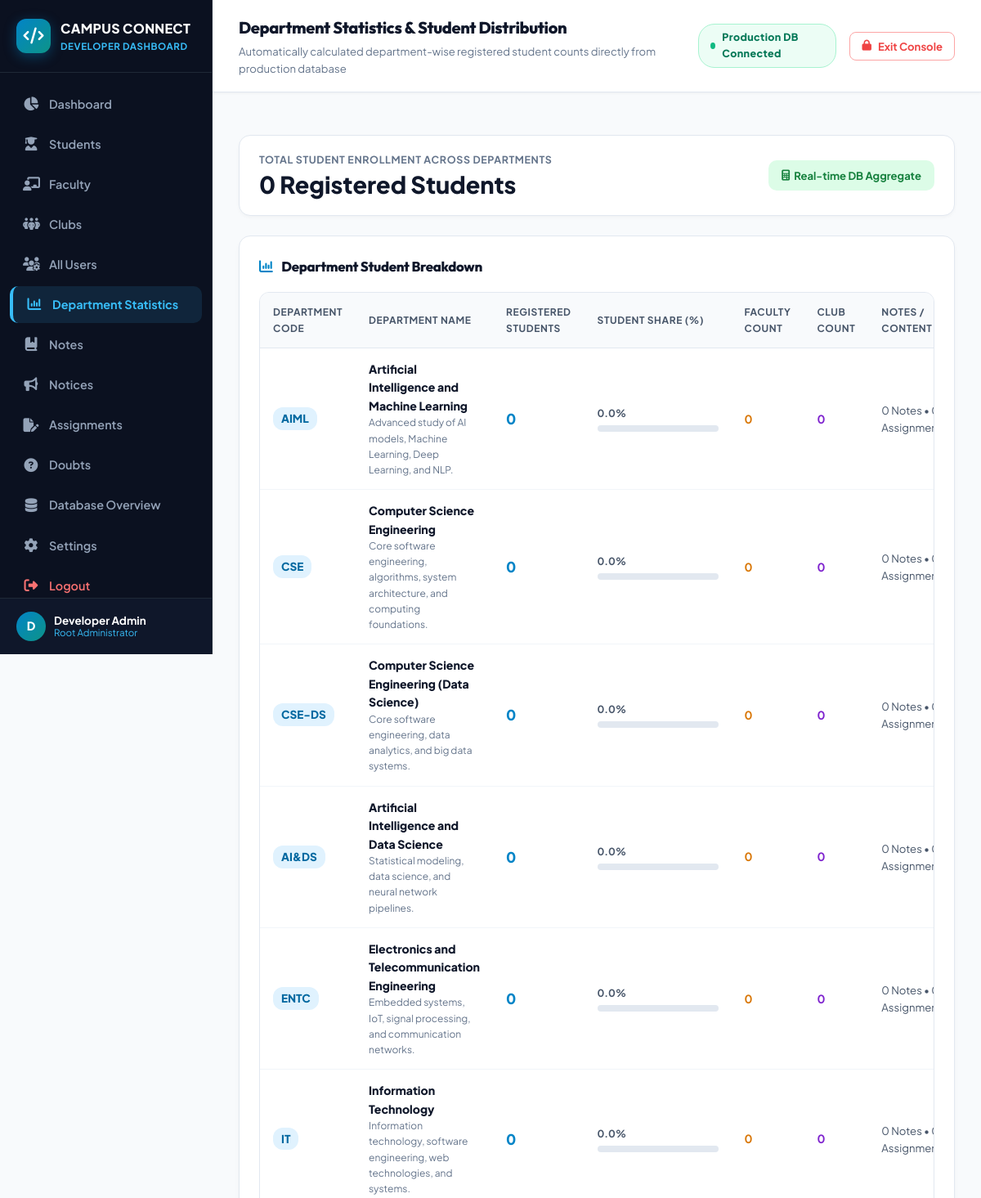
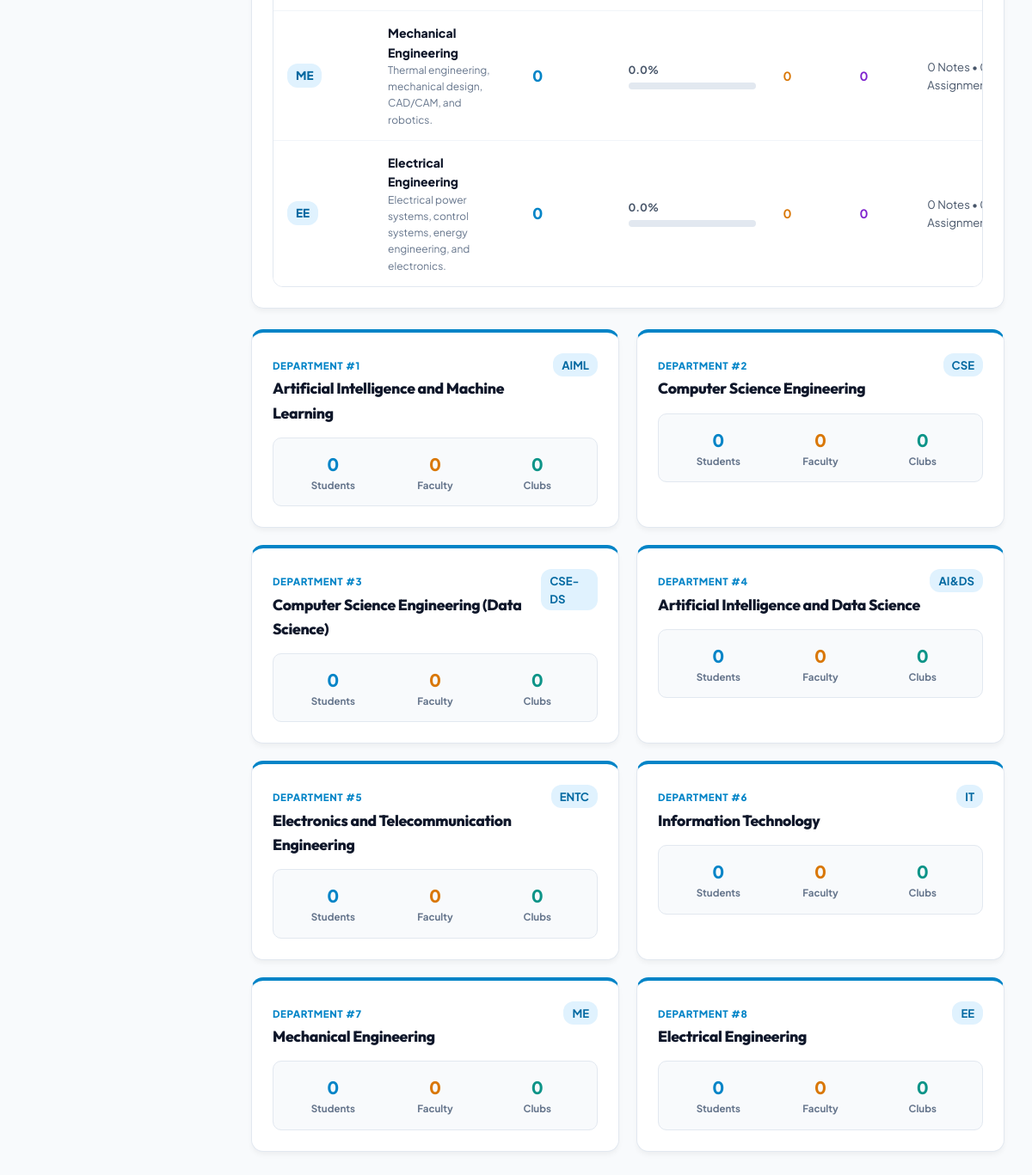
Page /admin/department-statistics (signed in) on the committed database (2 pictures, top to bottom).
### models.py (models this page shows, shortened)
class User(db.Model):
    __tablename__ = 'users'
    id = db.Column(db.Integer, primary_key=True)
    email = db.Column(db.String(120), nullable=False, unique=True)
    password_hash = db.Column(db.String(255), nullable=False)
    full_name = db.Column(db.String(100), nullable=False)
    role = db.Column(db.String(20), nullable=False) # 'student', 'faculty', 'club'
    is_active = db.Column(db.Boolean, default=True, nullable=False)
    created_at = db.Column(db.DateTime, default=datetime.utcnow)
    updated_at = db.Column(db.DateTime, default=datetime.utcnow, onupdate=datetime.utcnow)
    student_profile = db.relationship('Student', backref='user', uselist=False, cascade="all, delete-orphan")
    faculty_profile = db.relationship('Faculty', backref='user', uselist=False, cascade="all, delete-orphan")
    club_profile = db.relationship('Club', backref='user', uselist=False, cascade="all, delete-orphan")
    notes_uploaded = db.relationship('Note', backref='uploader', lazy=True)

class Department(db.Model):
    __tablename__ = 'departments'
    id = db.Column(db.Integer, primary_key=True)
    name = db.Column(db.String(100), nullable=False, unique=True)
    code = db.Column(db.String(20), nullable=False, unique=True)
    description = db.Column(db.String(255), nullable=True)
    students = db.relationship('Student', backref='department', lazy=True)
    faculty_members = db.relationship('Faculty', backref='department', lazy=True)
    clubs = db.relationship('Club', backref='department', lazy=True)
    notes = db.relationship('Note', backref='department', lazy=True)
    assignments = db.relationship('Assignment', backref='department', lazy=True)
    notices = db.relationship('Notice', backref='department', lazy=True)
    quizzes = db.relationship('Quiz', backref='department', lazy=True)

### routes/admin.py (the view)
@admin_bp.route('/departments')
@admin_bp.route('/department-statistics')
@admin_required
def departments():
    depts = Department.query.order_by(Department.id.asc()).all()
    dept_details = []
    total_all_students = Student.query.count()
    for d in depts:
        st_count = Student.query.filter_by(department_id=d.id).count()
        fac_count = Faculty.query.filter_by(department_id=d.id).count()
        club_count = Club.query.filter_by(department_id=d.id).count()
        notes_count = Note.query.filter_by(department_id=d.id).count()
        asgn_count = Assignment.query.filter_by(department_id=d.id).count()
        notice_count = Notice.query.filter_by(department_id=d.id).count()
        percentage = round((st_count / total_all_students * 100), 1) if total_all_students > 0 else 0.0
        dept_details.append({
            'department': d,
            'students_count': st_count,
            'faculty_count': fac_count,
            'clubs_count': club_count,
            'notes_count': notes_count,
            'assignments_count': asgn_count,
            'notices_count': notice_count,
            'student_percentage': percentage,
            'total_users': st_count + fac_count + club_count
        })
    return render_template('admin/departments.html', dept_details=dept_details, total_all_students=total_all_students)

### templates/admin/departments.html (shortened to what this page needs)
{% extends "admin/base.html" %}
{% block page_heading %}Department Statistics & Student Distribution{% endblock %}
{% block page_subheading %}Automatically calculated department-wise registered student counts directly from production database{% endblock %}
{% block content %}
<div style="display: flex; justify-content: space-between; align-items: center; background: white; border: 1px solid #e2e8f0; border-radius: 14px; padding: 20px 24px; margin-bottom: 24px; box-shadow: 0 2px 4px rgba(0,0,0,0.03);">
    <div>
        <div style="font-size: 0.78rem; font-weight: 700; color: #64748b; text-transform: uppercase; letter-spacing: 0.05em;">Total Student Enrollment Across Departments</div>
        <div style="font-size: 1.8rem; font-weight: 800; color: #0f172a; line-height: 1.2; margin-top: 2px;">
            {{ total_all_students }} Registered Students
        </div>
    </div>
    <div style="display: flex; gap: 12px;">
        <span class="status-badge status-active" style="padding: 8px 16px; font-size: 0.82rem;">
            <i class="fa-solid fa-calculator"></i> Real-time DB Aggregate
        </span>
    </div>
</div>
<div class="admin-card">
    <h3 style="font-size: 1.05rem; font-weight: 800; color: #0f172a; margin: 0 0 18px 0;">
        <i class="fa-solid fa-chart-column" style="color: #0284c7; margin-right: 8px;"></i> Department Student Breakdown
    </h3>
    <div class="table-responsive">
        <table class="admin-table">
            <thead>
                <tr>
                    <th>Department Code</th>
                    <th>Department Name</th>
                    <th>Registered Students</th>
                    <th>Student Share (%)</th>
                    <th>Faculty Count</th>
                    <th>Club Count</th>
                    <th>Notes / Content</th>
                </tr>
            </thead>
            <tbody>
                {% for d in dept_details %}
                <tr>
                    <td>
                        <span class="role-pill role-student" style="font-weight: 800; font-size: 0.85rem;">{{ d.department.code }}</span>
                    </td>
                    <td>
                        <div style="font-weight: 800; color: #0f172a;">{{ d.department.name }}</div>
                        <div style="font-size: 0.75rem; color: #64748b;">{{ d.department.description }}</div>
                    </td>
                    <td>
                        <div style="font-size: 1.1rem; font-weight: 800; color: #0284c7;">{{ d.students_count }}</div>
                    </td>
                    <td style="min-width: 180px;">
                        <div style="display: flex; justify-content: space-between; font-size: 0.78rem; font-weight: 700; color: #475569; margin-bottom: 4px;">
                            <span>{{ d.student_percentage }}%</span>
                        </div>
                        <div style="width: 100%; height: 8px; background: #e2e8f0; border-radius: 4px; overflow: hidden;">
                        </div>
                    </td>
                    <td>
                        <div style="font-weight: 700; color: #d97706;">{{ d.faculty_count }}</div>
                    </td>
                    <td>
                        <div style="font-weight: 700; color: #7e22ce;">{{ d.clubs_count }}</div>
                    </td>
                    <td>
                        <div style="font-size: 0.82rem; color: #475569;">
                            {{ d.notes_count }} Notes &bull; {{ d.assignments_count }} Assignments
                        </div>
                    </td>
                </tr>
                {% endfor %}
            </tbody>
        </table>
    </div>
</div>
<div style="display: grid; grid-template-columns: repeat(auto-fit, minmax(280px, 1fr)); gap: 20px;">
    {% for d in dept_details %}
    <div class="admin-card" style="margin-bottom: 0; border-top: 4px solid #0284c7;">
        <div style="display: flex; justify-content: space-between; align-items: flex-start; margin-bottom: 12px;">
            <div>
                <span style="font-size: 0.72rem; font-weight: 800; color: #0284c7; text-transform: uppercase; letter-spacing: 0.05em;">DEPARTMENT #{{ d.department.id }}</span>
                <h4 style="font-size: 1.1rem; font-weight: 800; color: #0f172a; margin-top: 2px;">{{ d.department.name }}</h4>
            </div>
            <span class="role-pill role-student" style="font-size: 0.82rem;">{{ d.department.code }}</span>
        </div>
        <div style="display: grid; grid-template-columns: 1fr 1fr 1fr; gap: 8px; background: #f8fafc; padding: 14px; border-radius: 10px; text-align: center; border: 1px solid #e2e8f0; margin-top: 14px;">
            <div>
                <div style="font-size: 1.25rem; font-weight: 800; color: #0284c7;">{{ d.students_count }}</div>
                <div style="font-size: 0.72rem; color: #64748b; font-weight: 700;">Students</div>
            </div>
            <div>
                <div style="font-size: 1.25rem; font-weight: 800; color: #d97706;">{{ d.faculty_count }}</div>
                <div style="font-size: 0.72rem; color: #64748b; font-weight: 700;">Faculty</div>
            </div>
            <div>
                <div style="font-size: 1.25rem; font-weight: 800; color: #0d9488;">{{ d.clubs_count }}</div>
                <div style="font-size: 0.72rem; color: #64748b; font-weight: 700;">Clubs</div>
            </div>
        </div>
    </div>
    {% endfor %}
</div>
{% endblock %}

### templates/admin/base.html (shortened to what this page needs)
<!DOCTYPE html>
<html lang="en">
<head>
    <link rel="stylesheet" href="https://cdnjs.cloudflare.com/ajax/libs/font-awesome/6.4.0/css/all.min.css">
    <link rel="stylesheet" href="{{ url_for('static', filename='css/style.css') }}">
</head>
<body>
    {% if session.get('admin_logged_in') %}
    <div class="admin-layout">
        <aside class="admin-sidebar">
            <div class="admin-sidebar-header">
                <div class="admin-brand-icon">
                    <i class="fa-solid fa-code"></i>
                </div>
                <div>
                    <div style="font-size: 1rem; font-weight: 800; color: white; letter-spacing: 0.02em;">CAMPUS CONNECT</div>
                    <div style="font-size: 0.72rem; color: #38bdf8; font-weight: 700; text-transform: uppercase; letter-spacing: 0.05em;">Developer Dashboard</div>
                </div>
            </div>
            <nav class="admin-sidebar-nav">
                <a href="{{ url_for('admin.dashboard') }}" class="admin-nav-item {% if request.endpoint == 'admin.dashboard' %}active{% endif %}">
                    <i class="fa-solid fa-chart-pie"></i>
                    <span>Dashboard</span>
                </a>
                <a href="{{ url_for('admin.students') }}" class="admin-nav-item {% if request.endpoint == 'admin.students' %}active{% endif %}">
                    <i class="fa-solid fa-user-graduate"></i>
                    <span>Students</span>
                </a>
                <a href="{{ url_for('admin.faculty') }}" class="admin-nav-item {% if request.endpoint == 'admin.faculty' %}active{% endif %}">
                    <i class="fa-solid fa-chalkboard-user"></i>
                    <span>Faculty</span>
                </a>
                <a href="{{ url_for('admin.clubs') }}" class="admin-nav-item {% if request.endpoint == 'admin.clubs' %}active{% endif %}">
                    <i class="fa-solid fa-people-group"></i>
                    <span>Clubs</span>
                </a>
                <a href="{{ url_for('admin.users') }}" class="admin-nav-item {% if request.endpoint == 'admin.users' %}active{% endif %}">
                    <i class="fa-solid fa-users-gear"></i>
                    <span>All Users</span>
                </a>
                <a href="{{ url_for('admin.departments') }}" class="admin-nav-item {% if request.endpoint in ['admin.departments', 'admin.department_statistics'] %}active{% endif %}">
                    <i class="fa-solid fa-chart-column"></i>
                    <span>Department Statistics</span>
                </a>
                <a href="{{ url_for('admin.notes') }}" class="admin-nav-item {% if request.endpoint == 'admin.notes' %}active{% endif %}">
                    <i class="fa-solid fa-book-bookmark"></i>
                    <span>Notes</span>
                </a>
                <a href="{{ url_for('admin.notices') }}" class="admin-nav-item {% if request.endpoint == 'admin.notices' %}active{% endif %}">
                    <i class="fa-solid fa-bullhorn"></i>
                    <span>Notices</span>
                </a>
                <a href="{{ url_for('admin.assignments') }}" class="admin-nav-item {% if request.endpoint == 'admin.assignments' %}active{% endif %}">
                    <i class="fa-solid fa-file-pen"></i>
                    <span>Assignments</span>
                </a>
                <a href="{{ url_for('admin.doubts') }}" class="admin-nav-item {% if request.endpoint == 'admin.doubts' %}active{% endif %}">
                    <i class="fa-solid fa-circle-question"></i>
                    <span>Doubts</span>
                </a>
                <a href="{{ url_for('admin.database_overview') }}" class="admin-nav-item {% if request.endpoint in ['admin.database_overview', 'admin.system'] %}active{% endif %}">
                    <i class="fa-solid fa-database"></i>
                    <span>Database Overview</span>
                </a>
                <a href="{{ url_for('admin.settings') }}" class="admin-nav-item {% if request.endpoint == 'admin.settings' %}active{% endif %}">
                    <i class="fa-solid fa-gear"></i>
                    <span>Settings</span>
                </a>
                <a href="{{ url_for('admin.logout') }}" class="admin-nav-item" style="color: #f87171; margin-top: auto;">
                    <i class="fa-solid fa-right-from-bracket"></i>
                    <span>Logout</span>
                </a>
            </nav>
            <div class="admin-user-card">
                <div style="display: flex; align-items: center; gap: 10px;">
                    <div style="width: 36px; height: 36px; background: linear-gradient(135deg, #0284c7, #0d9488); color: white; border-radius: 50%; display: flex; align-items: center; justify-content: center; font-weight: 800; font-size: 0.9rem;">
                        {{ session.get('user_name', 'A')[0] | upper }}
                    </div>
                    <div style="line-height: 1.2;">
                        <div style="font-size: 0.84rem; font-weight: 700; color: white;">{{ session.get('user_name', 'Developer Admin') }}</div>
                        <div style="font-size: 0.72rem; color: #38bdf8;">Root Administrator</div>
                    </div>
                </div>
            </div>
        </aside>
        <div style="display: flex; flex-direction: column; width: 100%; min-width: 0;">
            <header class="admin-top-header">
                <div>
                    <h2 style="font-size: 1.25rem; font-weight: 800; color: #0f172a; margin: 0;">{% block page_heading %}Developer Admin Dashboard{% endblock %}</h2>
                    <p style="font-size: 0.82rem; color: #64748b; margin-top: 2px;">{% block page_subheading %}Real Production Database Management & Telemetry{% endblock %}</p>
                </div>
                <div style="display: flex; align-items: center; gap: 16px;">
                    <span class="admin-badge-live">
                        <span class="pulse-dot"></span> Production DB Connected
                    </span>
                    <a href="{{ url_for('admin.logout') }}" class="btn btn-outline btn-sm" style="color: #ef4444; border-color: #fca5a5;">
                        <i class="fa-solid fa-lock"></i> Exit Console
                    </a>
                </div>
            </header>
            <main style="padding: 28px 32px; flex: 1;">
                {% block content %}{% endblock %}
            </main>
        </div>
    </div>
    {% endif %}
</body>
</html>

### rows in the picture
User: get "Developer Admin"
Department: department.code "AIML", department.name "Artificial Intelligence and Machine Learning", department.description "Advanced study of AI models, Machine Learning, Deep Learning, and NLP.", department.id "1", department.name "Artificial Intelligence and Machine Learning", department.code "AIML"
Department: department.code "CSE", department.name "Computer Science Engineering", department.description "Core software engineering, algorithms, system architecture, and computing foundations.", department.id "2", department.name "Computer Science Engineering", department.code "CSE"
Department: department.code "CSE-DS", department.name "Computer Science Engineering (Data Science)", department.description "Core software engineering, data analytics, and big data systems.", department.id "3", department.name "Computer Science Engineering (Data Science)", department.code "CSE-DS"
Department: department.code "AI&DS", department.name "Artificial Intelligence and Data Science", department.description "Statistical modeling, data science, and neural network pipelines.", department.id "4", department.name "Artificial Intelligence and Data Science", department.code "AI&DS"
Department: department.code "ENTC", department.name "Electronics and Telecommunication Engineering", department.description "Embedded systems, IoT, signal processing, and communication networks.", department.id "5", department.name "Electronics and Telecommunication Engineering", department.code "ENTC"
Department: department.code "IT", department.name "Information Technology", department.description "Information technology, software engineering, web technologies, and systems.", department.id "6", department.name "Information Technology", department.code "IT"
Department: department.code "ME", department.name "Mechanical Engineering", department.description "Thermal engineering, mechanical design, CAD/CAM, and robotics.", department.id "7", department.name "Mechanical Engineering", department.code "ME"
Department: department.code "EE", department.name "Electrical Engineering", department.description "Electrical power systems, control systems, energy engineering, and electronics.", department.id "8", department.name "Electrical Engineering", department.code "EE"

### other values in the picture
{{ session.get('user_name', 'A')[0] | upper }} "D"
{{ total_all_students }} "0"
{{ d.students_count }} "0" "0" "0" "0" "0" "0" "0" "0"
{{ d.student_percentage }} "0.0" "0.0" "0.0" "0.0" "0.0" "0.0" "0.0" "0.0"
{{ d.faculty_count }} "0" "0" "0" "0" "0" "0" "0" "0"
{{ d.clubs_count }} "0" "0" "0" "0" "0" "0" "0" "0"
{{ d.notes_count }} "0" "0" "0" "0" "0" "0" "0" "0"
